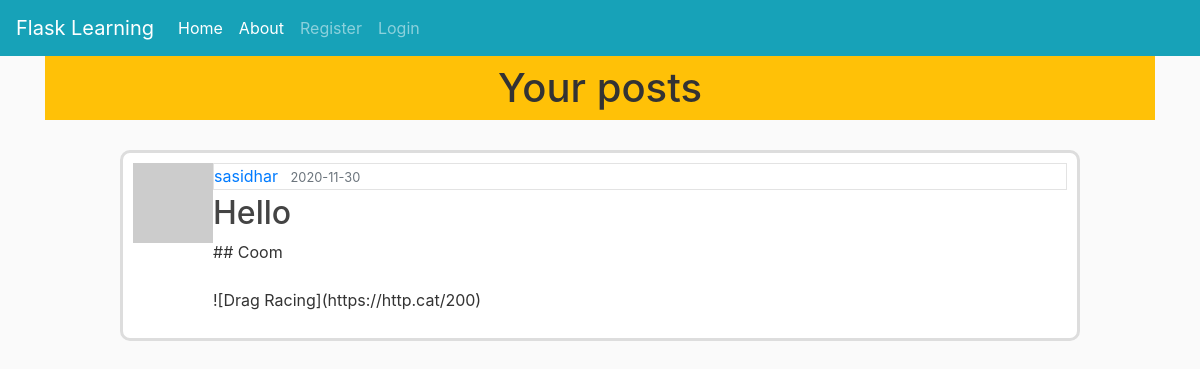
/post/1, run on the app's committed database.
### flask_blogg/models.py (models this page shows, shortened)
class User(db.Model, UserMixin):
    id = db.Column(db.Integer, primary_key=True)
    username = db.Column(db.String(20), nullable=False, unique=True)
    email = db.Column(db.String(120), nullable=False, unique=True)
    password = db.Column(db.String(60), nullable=False)
    last_seen = db.Column(db.DateTime, default=datetime.utcnow)
    about_me = db.Column(db.String(200), nullable=True)
    posts = db.relationship('Post', backref='author',  lazy=True)
    def avatar(self, size):
        digest = md5(self.email.lower().encode('utf-8')).hexdigest()
        return f'https://www.gravatar.com/avatar/{digest}?d=identicon&s={size}'

class Post(db.Model):
    id = db.Column(db.Integer, primary_key=True)
    title = db.Column(db.String(100), nullable=False)
    date_posted = db.Column(db.DateTime, nullable=False,
                            default=datetime.utcnow)
    content = db.Column(db.Text, nullable=False)
    userid = db.Column(db.Integer, db.ForeignKey('user.id'), nullable=False)

### flask_blogg/posts/routes.py (the view)
@posts.route("/post/<int:post_id>")
def post(post_id):
    post = Post.query.get_or_404(post_id)
    return render_template('post.html', title=post.title, post=post)

### flask_blogg/templates/post.html (shortened to what this page needs)
{% extends 'common.html' %}
{% block body %}
<div class="container">
<h1 class="p-2 my-auto bg-warning text-center"> Your posts</h1>
</div>
<article class="media content-section">
    <div>
        <img src="{{post.author.avatar(50)}}">
    </div>
  <div class="media-body">
    <div class="article-metadata">
      <a class="mr-2" href="#">{{ post.author.username }}</a>
      <small class="text-muted">{{ post.date_posted.strftime('%Y-%m-%d') }}</small>
    </div>
    <h2><a class="article-title" href="{{url_for('posts.post_update',post_id=post.id)}}">{{ post.title }}</a></h2>
    <p class="article-content">{{ post.content |truncate(50)}}</p>
  </div>
</article>
{% endblock body %}

### flask_blogg/static/css/style.css (style rules this page uses)
body { background: #fafafa; color: #333333; }
.content-section { background: #ffffff; padding: 10px 10px; border: 3px solid #dddddd; border-radius: 10px; margin-bottom: 20px; width : 80%; margin : 20px auto; }
.article-title { color: #444444; }
.article-content { white-space: pre-line; }
.article-metadata { padding-bottom: 1px; margin-bottom: 4px; border: 1px solid #e3e3e3; }

### data on the page
User: author.username "sasidhar"
Post: date_posted "2020-11-30", title "Hello", content "## Coom ![Drag Racing](https://http.cat/200)"
